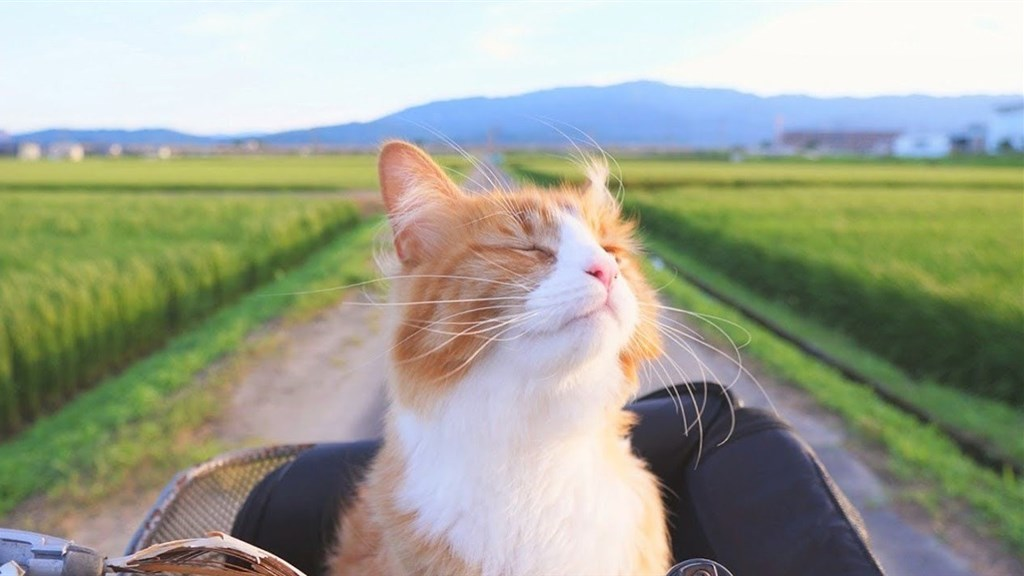
#> input picture cat.jpg, 1024 x 576 px
$ python 02save.py
#> lines starting #> are read from the running program, lines starting #| are printed output that depends on the picture
import cv2
import numpy as np

img = cv2.imread("./cat.jpg")
#> img is the input picture: shape (576, 1024, 3); mean B, G, R 145.9, 163.1, 158.5
emptyImage = np.zeros(img.shape, np.uint8)

emptyImage2 = img.copy()

emptyImage3 = cv2.cvtColor(img, cv2.COLOR_BGR2GRAY)
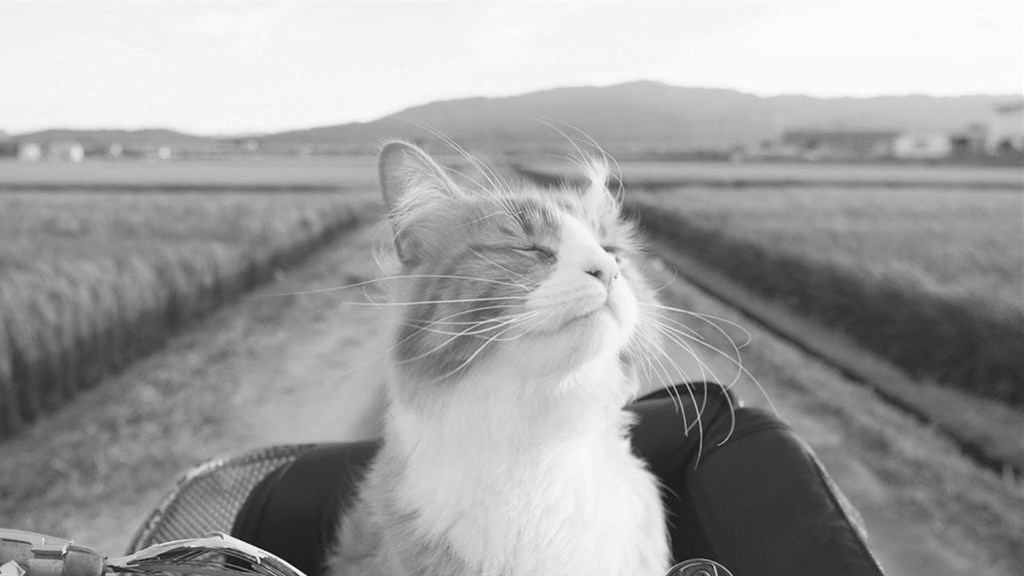
#> emptyImage3: shape (576, 1024); min 3, max 255, mean 159.7
#emptyImage3[...]=0

cv2.imshow("EmptyImage", emptyImage)
cv2.imshow("Image", img)
cv2.imshow("EmptyImage2", emptyImage2)
cv2.imshow("EmptyImage3", emptyImage3)
cv2.imwrite("./img/cat2.jpg", img, [int(cv2.IMWRITE_JPEG_QUALITY), 5])
cv2.imwrite("./img/cat3.jpg", img, [int(cv2.IMWRITE_JPEG_QUALITY), 100])
cv2.imwrite("./img/cat.png", img, [int(cv2.IMWRITE_PNG_COMPRESSION), 0])
cv2.imwrite("./img/cat2.png", img, [int(cv2.IMWRITE_PNG_COMPRESSION), 9])
cv2.waitKey(0)
cv2.destroyAllWindows()
